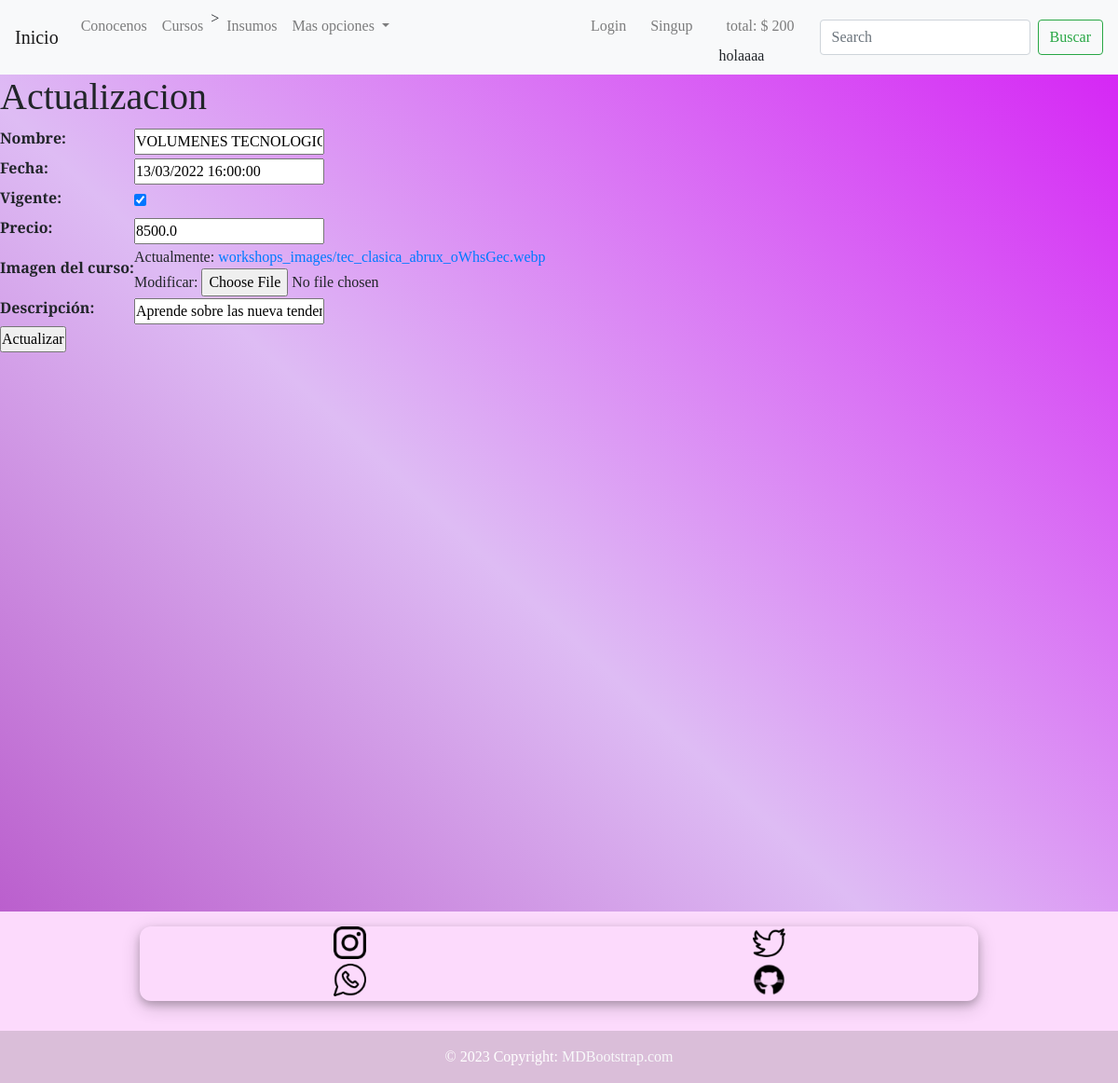
The page /workshops/update-workshops/1/ on the database as committed earlier.
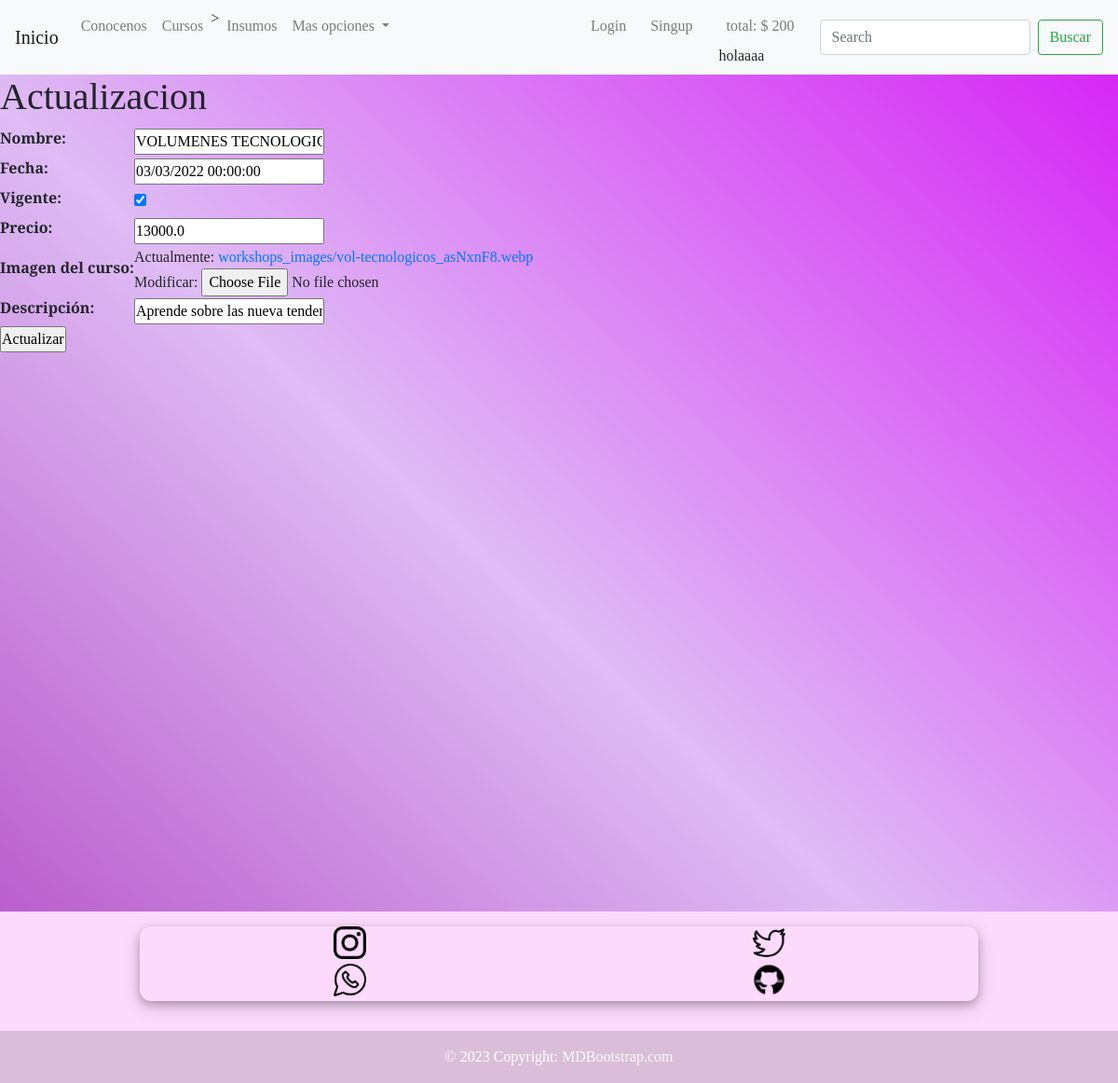
The same page on the database as committed later.
### workshops/models.py (models this page shows, shortened)
class Workshops(models.Model):
    name = models.CharField(max_length=100)
    date = models.DateTimeField()
    current = models.BooleanField()
    price = models.FloatField()
    workshop_image = models.ImageField(upload_to= 'workshops_images',blank=True, null=True)
    description = models.CharField(max_length=500)

### workshops/views.py (the view, shortened to what this page needs)
# urls.py: path('update-workshops/<int:pk>/', workshop_update),
def workshop_update(request, pk):
    workshop = Workshops.objects.get(id=pk)
    if request.method == 'GET':
        context = {
            'form': WorkshopForm(
                initial={
                    'name':workshop.name,
                    'date':workshop.date,
                    'current':workshop.current,
                    'price':workshop.price,
                    'description':workshop.description,
                    'workshop_image':workshop.workshop_image
                }
            )
        }
        return render(request, 'workshops/update_workshop.html', context=context)

### workshops/forms.py
class WorkshopForm(forms.Form):
    name = forms.CharField(label= 'Nombre',max_length=100, required=True)
    date = forms.DateTimeField(label= 'Fecha',required=True)
    current = forms.BooleanField(label= 'Vigente',required=True)
    price = forms.FloatField(label='Precio',required=True)
    workshop_image = forms.ImageField(label= 'Imagen del curso',required=True)
    description = forms.CharField(label= 'Descripción',max_length=500,required=True)

### shoppingcart/context_processor.py (called while the page is built)
def total_trolley(request):
    total=200
    if 'trolley' in request.session:
        for key,value in request.session['trolley'].items():
            total= total +(float(value['price'])* value['amount'])
    return{'total_trolley': total}

### templates/workshops/update_workshop.html (shortened to what this page needs)
{% extends 'base.html' %}
{% block content %}
    <h1> Actualizacion</h1>
    {% if form %}
        <form action="" method="POST">
            <table>
                {{form.as_table}}
            </table>
            <input type="submit" value="Actualizar">
        </form>
    {% endif %}
{% endblock %}

Rows that differ between the two databases and show on the page:
changed Workshops "VOLUMENES TECNOLOGICOS": date "13/03/2022 16:00:00" → "03/03/2022 00:00:00"; price "8500.0" → "13000.0"
Other text that changed with them:
text no longer shown: "Nombre: Fecha: Vigente: Precio: Imagen del curso: Actualmente: workshops_images/tec_clasica_abrux_oWhsGec.webp Modificar: Descripción:"
text now shown: "Nombre: Fecha: Vigente: Precio: Imagen del curso: Actualmente: workshops_images/vol-tecnologicos_asNxnF8.webp Modificar: Descripción:"
